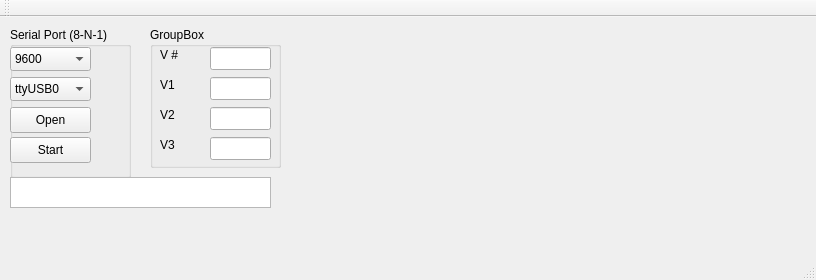
<?xml version="1.0" encoding="UTF-8"?>
<ui version="4.0">
 <class>qcoba</class>
 <widget class="QMainWindow" name="qcoba">
  <property name="geometry">
   <rect>
    <x>0</x>
    <y>0</y>
    <width>816</width>
    <height>280</height>
   </rect>
  </property>
  <property name="windowTitle">
   <string>qcoba</string>
  </property>
  <widget class="QWidget" name="centralWidget">
   <widget class="QGroupBox" name="grpSerial">
    <property name="geometry">
     <rect>
      <x>10</x>
      <y>10</y>
      <width>121</width>
      <height>151</height>
     </rect>
    </property>
    <property name="title">
     <string>Serial Port (8-N-1)</string>
    </property>
    <widget class="QComboBox" name="cmbBaud">
     <property name="geometry">
      <rect>
       <x>0</x>
       <y>20</y>
       <width>81</width>
       <height>24</height>
      </rect>
     </property>
     <item>
      <property name="text">
       <string>9600</string>
      </property>
     </item>
     <item>
      <property name="text">
       <string>19200</string>
      </property>
     </item>
     <item>
      <property name="text">
       <string>38400</string>
      </property>
     </item>
     <item>
      <property name="text">
       <string>57600</string>
      </property>
     </item>
     <item>
      <property name="text">
       <string>115200</string>
      </property>
     </item>
    </widget>
    <widget class="QComboBox" name="cmbPort">
     <property name="geometry">
      <rect>
       <x>0</x>
       <y>50</y>
       <width>81</width>
       <height>24</height>
      </rect>
     </property>
     <item>
      <property name="text">
       <string>ttyUSB0</string>
      </property>
     </item>
     <item>
      <property name="text">
       <string>ttyUSB1</string>
      </property>
     </item>
     <item>
      <property name="text">
       <string>ttyUSB2</string>
      </property>
     </item>
     <item>
      <property name="text">
       <string>ttyATK0</string>
      </property>
     </item>
     <item>
      <property name="text">
       <string>ttyATK1</string>
      </property>
     </item>
     <item>
      <property name="text">
       <string>ttyATK2</string>
      </property>
     </item>
     <item>
      <property name="text">
       <string>ttyACM0</string>
      </property>
     </item>
     <item>
      <property name="text">
       <string>ttyACM1</string>
      </property>
     </item>
     <item>
      <property name="text">
       <string>ttyACM2</string>
      </property>
     </item>
    </widget>
    <widget class="QPushButton" name="btnOpen">
     <property name="geometry">
      <rect>
       <x>0</x>
       <y>80</y>
       <width>81</width>
       <height>26</height>
      </rect>
     </property>
     <property name="text">
      <string>Open</string>
     </property>
    </widget>
    <widget class="QPushButton" name="btnStart">
     <property name="geometry">
      <rect>
       <x>0</x>
       <y>110</y>
       <width>81</width>
       <height>26</height>
      </rect>
     </property>
     <property name="text">
      <string>Start</string>
     </property>
    </widget>
   </widget>
   <widget class="QGroupBox" name="grpDatanumber">
    <property name="geometry">
     <rect>
      <x>150</x>
      <y>10</y>
      <width>131</width>
      <height>141</height>
     </rect>
    </property>
    <property name="title">
     <string>GroupBox</string>
    </property>
    <widget class="QLineEdit" name="txtVnumb">
     <property name="geometry">
      <rect>
       <x>60</x>
       <y>20</y>
       <width>61</width>
       <height>23</height>
      </rect>
     </property>
    </widget>
    <widget class="QLineEdit" name="txtV1">
     <property name="geometry">
      <rect>
       <x>60</x>
       <y>50</y>
       <width>61</width>
       <height>23</height>
      </rect>
     </property>
    </widget>
    <widget class="QLineEdit" name="txtV2">
     <property name="geometry">
      <rect>
       <x>60</x>
       <y>80</y>
       <width>61</width>
       <height>23</height>
      </rect>
     </property>
    </widget>
    <widget class="QLineEdit" name="txtV3">
     <property name="geometry">
      <rect>
       <x>60</x>
       <y>110</y>
       <width>61</width>
       <height>23</height>
      </rect>
     </property>
    </widget>
    <widget class="QLabel" name="lblData1">
     <property name="geometry">
      <rect>
       <x>10</x>
       <y>20</y>
       <width>31</width>
       <height>16</height>
      </rect>
     </property>
     <property name="text">
      <string>V #</string>
     </property>
    </widget>
    <widget class="QLabel" name="lblData1_2">
     <property name="geometry">
      <rect>
       <x>10</x>
       <y>50</y>
       <width>31</width>
       <height>16</height>
      </rect>
     </property>
     <property name="text">
      <string>V1</string>
     </property>
    </widget>
    <widget class="QLabel" name="lblData1_3">
     <property name="geometry">
      <rect>
       <x>10</x>
       <y>80</y>
       <width>31</width>
       <height>16</height>
      </rect>
     </property>
     <property name="text">
      <string>V2</string>
     </property>
    </widget>
    <widget class="QLabel" name="lblData1_4">
     <property name="geometry">
      <rect>
       <x>10</x>
       <y>110</y>
       <width>31</width>
       <height>16</height>
      </rect>
     </property>
     <property name="text">
      <string>V3</string>
     </property>
    </widget>
   </widget>
   <widget class="QwtPlot" name="pltData">
    <property name="geometry">
     <rect>
      <x>290</x>
      <y>10</y>
      <width>511</width>
      <height>201</height>
     </rect>
    </property>
    <property name="canvasBackground">
     <brush brushstyle="SolidPattern">
      <color alpha="255">
       <red>255</red>
       <green>255</green>
       <blue>255</blue>
      </color>
     </brush>
    </property>
    <property name="autoReplot">
     <bool>false</bool>
    </property>
   </widget>
   <widget class="QPlainTextEdit" name="txtCommData">
    <property name="geometry">
     <rect>
      <x>10</x>
      <y>160</y>
      <width>261</width>
      <height>31</height>
     </rect>
    </property>
   </widget>
  </widget>
  <widget class="QMenuBar" name="menuBar">
   <property name="geometry">
    <rect>
     <x>0</x>
     <y>0</y>
     <width>816</width>
     <height>19</height>
    </rect>
   </property>
  </widget>
  <widget class="QToolBar" name="mainToolBar">
   <attribute name="toolBarArea">
    <enum>TopToolBarArea</enum>
   </attribute>
   <attribute name="toolBarBreak">
    <bool>false</bool>
   </attribute>
  </widget>
  <widget class="QStatusBar" name="statusBar"/>
 </widget>
 <layoutdefault spacing="6" margin="11"/>
 <customwidgets>
  <customwidget>
   <class>QwtPlot</class>
   <extends>QFrame</extends>
   <header>qwt_plot.h</header>
  </customwidget>
 </customwidgets>
 <resources/>
 <connections/>
</ui>
